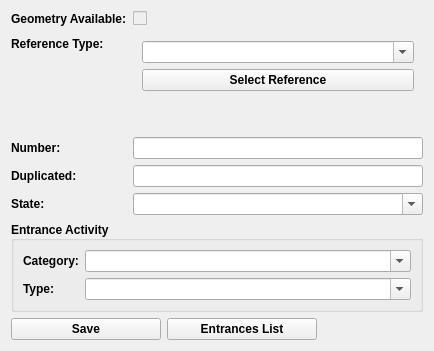
                                          <widget class="QWidget" name="scrollAreaWidgetContents_3">
                                            <layout class="QFormLayout" name="formLayout_3">
                                              <item row="0" column="0">
                                                <widget class="QLabel" name="label_33">
                                                  <property name="font">
                                                    <font>
                                                      <weight>75</weight>
                                                      <bold>true</bold>
                                                    </font>
                                                  </property>
                                                  <property name="text">
                                                    <string>Geometry Available:</string>
                                                  </property>
                                                </widget>
                                              </item>
                                              <item row="0" column="1">
                                                <widget class="QCheckBox" name="is_num">
                                                  <property name="enabled">
                                                    <bool>false</bool>
                                                  </property>
                                                  <property name="toolTip">
                                                    <string>&lt;html&gt;&lt;head/&gt;&lt;body&gt;&lt;p&gt;Indicator of geometry availability for entrance&lt;/p&gt;&lt;/body&gt;&lt;/html&gt;</string>
                                                  </property>
                                                  <property name="text">
                                                    <string />
                                                  </property>
                                                </widget>
                                              </item>
                                              <item row="1" column="0">
                                                <widget class="QLabel" name="label_40">
                                                  <property name="font">
                                                    <font>
                                                      <weight>75</weight>
                                                      <bold>true</bold>
                                                    </font>
                                                  </property>
                                                  <property name="text">
                                                    <string>Reference Type:</string>
                                                  </property>
                                                </widget>
                                              </item>
                                              <item row="1" column="1">
                                                <widget class="QFrame" name="frame_10_ref_sel">
                                                  <property name="minimumSize">
                                                    <size>
                                                      <width>290</width>
                                                      <height>80</height>
                                                    </size>
                                                  </property>
                                                  <property name="frameShape">
                                                    <enum>QFrame::NoFrame</enum>
                                                  </property>
                                                  <property name="frameShadow">
                                                    <enum>QFrame::Raised</enum>
                                                  </property>
                                                  <layout class="QVBoxLayout" name="verticalLayout_12">
                                                    <item>
                                                      <widget class="QComboBox" name="dyn_ref">
                                                        <property name="editable">
                                                          <bool>true</bool>
                                                        </property>
                                                      </widget>
                                                    </item>
                                                    <item>
                                                      <widget class="QPushButton" name="select_ref">
                                                        <property name="font">
                                                          <font>
                                                            <weight>75</weight>
                                                            <bold>true</bold>
                                                          </font>
                                                        </property>
                                                        <property name="text">
                                                          <string>Select Reference</string>
                                                        </property>
                                                        <property name="icon">
                                                          <iconset>
                                                            <normaloff>../icons/icons8-select-50.png</normaloff>../icons/icons8-select-50.png</iconset>
                                                        </property>
                                                      </widget>
                                                    </item>
                                                    <item>
                                                      <widget class="QFrame" name="frame_13">
                                                        <property name="frameShape">
                                                          <enum>QFrame::NoFrame</enum>
                                                        </property>
                                                        <property name="frameShadow">
                                                          <enum>QFrame::Raised</enum>
                                                        </property>
                                                        <layout class="QVBoxLayout" name="verticalLayout_16">
                                                          <property name="leftMargin">
                                                            <number>0</number>
                                                          </property>
                                                          <property name="topMargin">
                                                            <number>0</number>
                                                          </property>
                                                          <property name="rightMargin">
                                                            <number>0</number>
                                                          </property>
                                                          <property name="bottomMargin">
                                                            <number>0</number>
                                                          </property>
                                                          <item>
                                                            <widget class="QLabel" name="ref_name">
                                                              <property name="minimumSize">
                                                                <size>
                                                                  <width>0</width>
                                                                  <height>25</height>
                                                                </size>
                                                              </property>
                                                              <property name="font">
                                                                <font>
                                                                  <weight>75</weight>
                                                                  <bold>true</bold>
                                                                </font>
                                                              </property>
                                                              <property name="frameShape">
                                                                <enum>QFrame::NoFrame</enum>
                                                              </property>
                                                              <property name="text">
                                                                <string />
                                                              </property>
                                                              <property name="wordWrap">
                                                                <bool>true</bool>
                                                              </property>
                                                            </widget>
                                                          </item>
                                                        </layout>
                                                      </widget>
                                                    </item>
                                                  </layout>
                                                </widget>
                                              </item>
                                              <item row="2" column="0">
                                                <widget class="QLabel" name="label_34">
                                                  <property name="font">
                                                    <font>
                                                      <weight>75</weight>
                                                      <bold>true</bold>
                                                    </font>
                                                  </property>
                                                  <property name="text">
                                                    <string>Number:</string>
                                                  </property>
                                                </widget>
                                              </item>
                                              <item row="2" column="1">
                                                <widget class="QLineEdit" name="num_val">
                                                  <property name="maximumSize">
                                                    <size>
                                                      <width>400</width>
                                                      <height>16777215</height>
                                                    </size>
                                                  </property>
                                                  <property name="clearButtonEnabled">
                                                    <bool>false</bool>
                                                  </property>
                                                </widget>
                                              </item>
                                              <item row="3" column="0">
                                                <widget class="QLabel" name="label_38">
                                                  <property name="font">
                                                    <font>
                                                      <weight>75</weight>
                                                      <bold>true</bold>
                                                    </font>
                                                  </property>
                                                  <property name="text">
                                                    <string>Duplicated:</string>
                                                  </property>
                                                </widget>
                                              </item>
                                              <item row="3" column="1">
                                                <widget class="QLineEdit" name="repetition">
                                                  <property name="maximumSize">
                                                    <size>
                                                      <width>400</width>
                                                      <height>16777215</height>
                                                    </size>
                                                  </property>
                                                  <property name="placeholderText">
                                                    <string />
                                                  </property>
                                                </widget>
                                              </item>
                                              <item row="4" column="0">
                                                <widget class="QLabel" name="label_16">
                                                  <property name="font">
                                                    <font>
                                                      <weight>75</weight>
                                                      <bold>true</bold>
                                                    </font>
                                                  </property>
                                                  <property name="text">
                                                    <string>State:</string>
                                                  </property>
                                                </widget>
                                              </item>
                                              <item row="4" column="1">
                                                <widget class="QComboBox" name="num_etat">
                                                  <property name="editable">
                                                    <bool>true</bool>
                                                  </property>
                                                  <property name="currentIndex">
                                                    <number>-1</number>
                                                  </property>
                                                </widget>
                                              </item>
                                              <item row="5" column="0" colspan="2">
                                                <widget class="QGroupBox" name="groupBox_8_entrance">
                                                  <property name="minimumSize">
                                                    <size>
                                                      <width>0</width>
                                                      <height>80</height>
                                                    </size>
                                                  </property>
                                                  <property name="font">
                                                    <font>
                                                      <weight>75</weight>
                                                      <bold>true</bold>
                                                    </font>
                                                  </property>
                                                  <property name="title">
                                                    <string>Entrance Activity</string>
                                                  </property>
                                                  <property name="alignment">
                                                    <set>Qt::AlignLeading|Qt::AlignLeft|Qt::AlignVCenter</set>
                                                  </property>
                                                  <layout class="QVBoxLayout" name="verticalLayout_29">
                                                    <item>
                                                      <layout class="QFormLayout" name="formLayout_4">
                                                        <item row="0" column="0">
                                                          <widget class="QLabel" name="label_35">
                                                            <property name="font">
                                                              <font>
                                                                <weight>75</weight>
                                                                <bold>true</bold>
                                                              </font>
                                                            </property>
                                                            <property name="text">
                                                              <string>Category:</string>
                                                            </property>
                                                          </widget>
                                                        </item>
                                                        <item row="0" column="1">
                                                          <widget class="QComboBox" name="cat_act">
                                                            <property name="editable">
                                                              <bool>true</bool>
                                                            </property>
                                                          </widget>
                                                        </item>
                                                        <item row="1" column="0">
                                                          <widget class="QLabel" name="label_36_act_type">
                                                            <property name="font">
                                                              <font>
                                                                <weight>75</weight>
                                                                <bold>true</bold>
                                                              </font>
                                                            </property>
                                                            <property name="text">
                                                              <string>Type:</string>
                                                            </property>
                                                          </widget>
                                                        </item>
                                                        <item row="1" column="1">
                                                          <widget class="QComboBox" name="type_act">
                                                            <property name="editable">
                                                              <bool>true</bool>
                                                            </property>
                                                          </widget>
                                                        </item>
                                                      </layout>
                                                    </item>
                                                  </layout>
                                                </widget>
                                              </item>
                                              <item row="6" column="0" colspan="2">
                                                <layout class="QHBoxLayout" name="horizontalLayout_15">
                                                  <item>
                                                    <widget class="QPushButton" name="submit_num">
                                                      <property name="maximumSize">
                                                        <size>
                                                          <width>150</width>
                                                          <height>16777215</height>
                                                        </size>
                                                      </property>
                                                      <property name="font">
                                                        <font>
                                                          <weight>75</weight>
                                                          <bold>true</bold>
                                                        </font>
                                                      </property>
                                                      <property name="toolTip">
                                                        <string>Save information and geometry in the database</string>
                                                      </property>
                                                      <property name="text">
                                                        <string>Save</string>
                                                      </property>
                                                      <property name="icon">
                                                        <iconset>
                                                          <normaloff>../icons/icons8-save-50.png</normaloff>../icons/icons8-save-50.png</iconset>
                                                      </property>
                                                    </widget>
                                                  </item>
                                                  <item>
                                                    <widget class="QPushButton" name="list_num">
                                                      <property name="maximumSize">
                                                        <size>
                                                          <width>150</width>
                                                          <height>16777215</height>
                                                        </size>
                                                      </property>
                                                      <property name="font">
                                                        <font>
                                                          <weight>75</weight>
                                                          <bold>true</bold>
                                                        </font>
                                                      </property>
                                                      <property name="toolTip">
                                                        <string>Save information and geometry in the database</string>
                                                      </property>
                                                      <property name="text">
                                                        <string>Entrances List</string>
                                                      </property>
                                                      <property name="icon">
                                                        <iconset>
                                                          <normaloff>../icons/icons8-list-50.png</normaloff>../icons/icons8-list-50.png</iconset>
                                                      </property>
                                                    </widget>
                                                  </item>
                                                </layout>
                                              </item>
                                            </layout>
                                          </widget>
